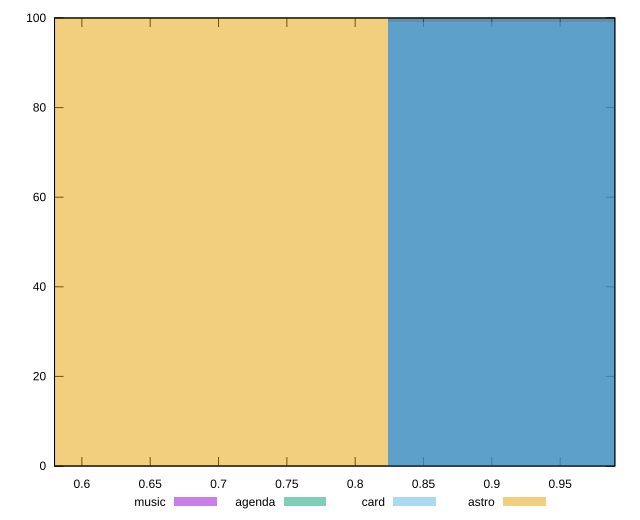

Generate this figure with gnuplot:
reset

$music <<EOF
0.9888339175751971 100
EOF

$agenda <<EOF
0.9888339175751971 100
EOF

$card <<EOF
0.9888339175751971 99
EOF

$astro <<EOF
0.6592226117167981 100
EOF

set key outside below
set boxwidth 0.32961130585839904
set xrange [0.58:0.99]
set yrange [0:100]
set trange [0:100]
set style fill transparent solid 0.5 noborder
set terminal svg size 640, 520 enhanced background rgb 'white'
set output "report/report_00029_2021-02-24T13-36-40.390Z/dom-size/comparison/histogram/all_score.svg"

plot $music title "music" with boxes, \
     $agenda title "agenda" with boxes, \
     $card title "card" with boxes, \
     $astro title "astro" with boxes

reset
